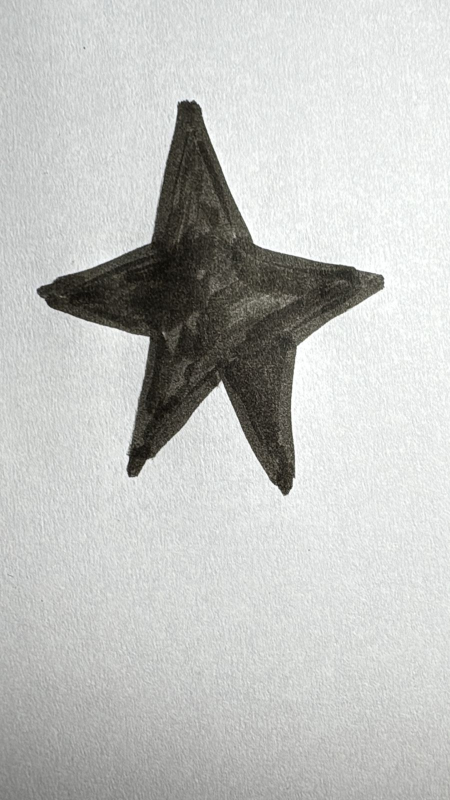
#> input picture machine_tp/shapes.tp/estrella_tp/WhatsApp Image 2025-09-15 at 15.08.06.jpeg, 900 x 1600 px, given in place of the camera (shown at 1/2 size)
$ python camara3.py
#> lines starting #> are read from the running program, lines starting #| are printed output that depends on the picture; after the words box and inside, x2 and y2 are one past the last pixel; in counts of white or black regions, pixels touching at a corner belong together
### machine_tp/utiles/entrenando_tp.py
import cv2
import csv

import numpy as np

from .labels_tp import label_to_int

trainData = []
trainLabels = []

# Agarro las cosas en los archivos las guardo en variables y las mando a train data y labels
def load_training_set():
    global trainData
    global trainLabels
    with open('archivo_hu_tp/figuras_hu.csv') as csv_file:
#> (reads machine_tp/archivo_hu_tp/figuras_hu.csv from the repository)
        csv_reader = csv.reader(csv_file, delimiter=',')
        for row in csv_reader:
            class_label = row.pop() # saca el ultimo elemento de la lista
            floats = []
            for n in row:
                floats.append(float(n)) # tiene los momentos de Hu transformados a float.
            trainData.append(np.array(floats, dtype=np.float32)) # momentos de Hu
            trainLabels.append(np.array([label_to_int(class_label)], dtype=np.int32)) # Resultados
            #Valores y resultados se necesitan por separados
    trainData = np.array(trainData, dtype=np.float32)
    trainLabels = np.array(trainLabels, dtype=np.int32)
# transforma los arrays a arrays de forma numpy


# llama la funcion de arriba, se manda a entrenar y devuelve el modelo entrenado
def train_model():
    load_training_set()

    tree = cv2.ml.DTrees_create()
    tree.setCVFolds(1)
    tree.setMaxDepth(10)
    tree.train(trainData, cv2.ml.ROW_SAMPLE, trainLabels)
    return tree

### machine_tp/utiles/labels_tp.py
def label_to_int(string_label):
    if string_label == 'estrella_tp': return 1
    if string_label == 'rectangulo_tp': return 2
    if string_label == 'triangulo_tp':
        return 3

    else:
        raise Exception('unkown class_label')


def int_to_label(string_label):
    if string_label == 1: return 'estrella_tp'
    if string_label == 2: return 'rectangulo_tp'
    if string_label == 3:
        return 'triangulo_tp'
    else:
        raise Exception('unkown class_label')

### machine_tp/camara3.py
from utiles.entrenando_tp import train_model
from utiles.labels_tp import int_to_label
import numpy as np
import math
import cv2

model = train_model()

capture = cv2.VideoCapture(0)
if not capture.isOpened():
    print("Error: No se pudo abrir la cámara.")
    exit()
else:
    print("Cámara iniciada. Presiona 'q' para salir.")


cv2.namedWindow('1. Imagen Original', cv2.WINDOW_NORMAL)
cv2.namedWindow('2. Escala de Grises', cv2.WINDOW_NORMAL)
cv2.namedWindow('3. Imagen Binarizada', cv2.WINDOW_NORMAL)
cv2.namedWindow('4. Morfologia', cv2.WINDOW_NORMAL)
cv2.namedWindow('5. Contornos Detectados', cv2.WINDOW_NORMAL)
cv2.namedWindow('6. Resultado Final', cv2.WINDOW_NORMAL)


cv2.moveWindow('1. Imagen Original', 50, 50)
cv2.moveWindow('2. Escala de Grises', 350, 50)
cv2.moveWindow('3. Imagen Binarizada', 650, 50)
cv2.moveWindow('4. Morfologia', 50, 400)
cv2.moveWindow('5. Contornos Detectados', 350, 400)
cv2.moveWindow('6. Resultado Final', 650, 400)


def nothing(x):
    pass

cv2.createTrackbar('Int.', '3. Imagen Binarizada', 2, 20, nothing)  # valor que se resta al promedio local

while True:

    ret, frame = capture.read()
#> frame is the input picture: shape (1600, 900, 3); mean B, G, R 192.7, 195.1, 194
    if not ret:
        print("No se pudo capturar el fotograma. Reintentando...")
        continue

    frame = cv2.flip(frame, 1)
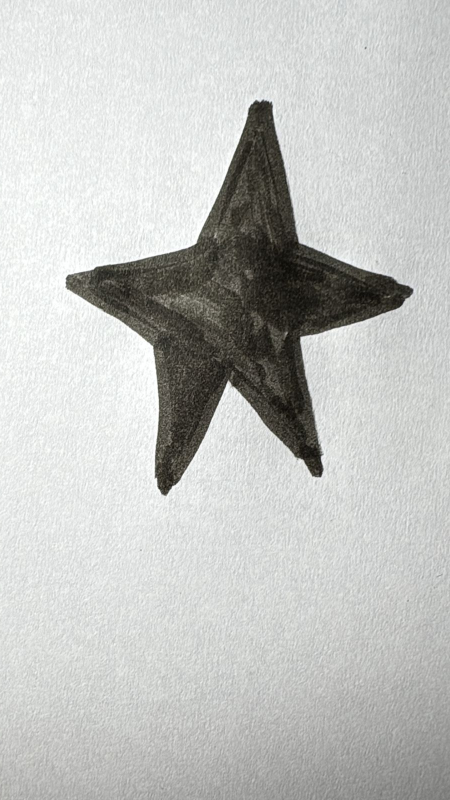
#> frame: shape (1600, 900, 3) (shown at 1/2 size); mean B, G, R 192.7, 195.1, 194

    cv2.imshow('1. Imagen Original', frame)

    gray = cv2.cvtColor(frame, cv2.COLOR_BGR2GRAY)
    cv2.imshow('2. Escala de Grises', gray)

    C = cv2.getTrackbarPos('Int.', '3. Imagen Binarizada')
    bin_img = cv2.adaptiveThreshold(
        gray, 255,
        cv2.ADAPTIVE_THRESH_GAUSSIAN_C,
        cv2.THRESH_BINARY_INV,
        67,  # tamaño del bloque (ventana)
        C
    )
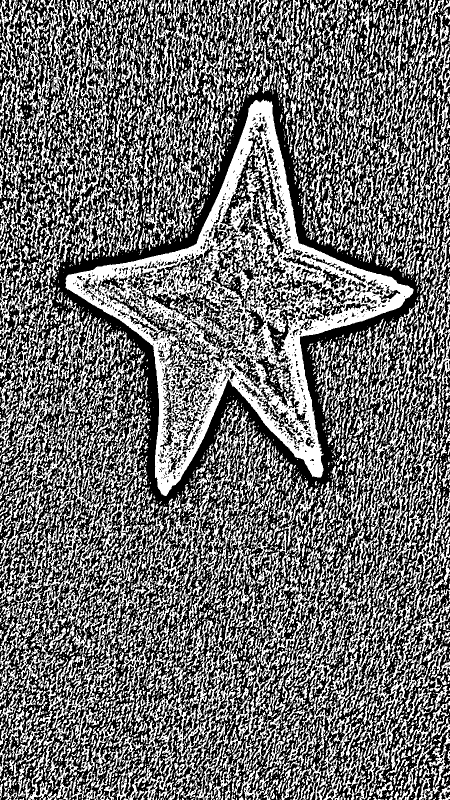
#> bin_img: shape (1600, 900) (shown at 1/2 size); 43.7% white; 6068 white regions (3818 under 20 px), largest, box (x1, y1, x2, y2) and area: (131, 199, 827, 992) 116288, (684, 819, 817, 1129) 7559, (256, 1383, 433, 1600) 7547
    cv2.imshow('3. Imagen Binarizada', bin_img)

    kernel_small = np.ones((3, 3), np.uint8)
    kernel_medium = np.ones((5, 5), np.uint8)

    cleaned_opening = cv2.morphologyEx(bin_img, cv2.MORPH_OPEN, kernel_medium)
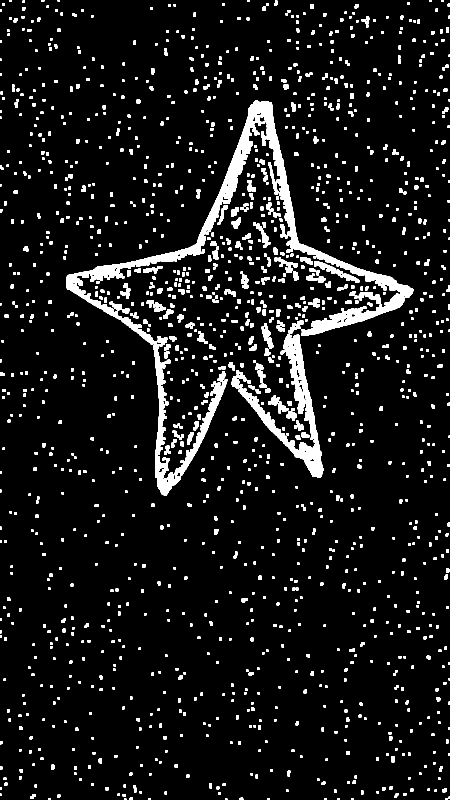
#> cleaned_opening: shape (1600, 900) (shown at 1/2 size); 7.8% white; 1503 white regions (28 under 20 px), largest, box (x1, y1, x2, y2) and area: (132, 201, 827, 991) 32634, (463, 668, 647, 955) 10326, (349, 742, 455, 951) 3235

    cleaned_closing = cv2.morphologyEx(cleaned_opening, cv2.MORPH_CLOSE, kernel_medium)
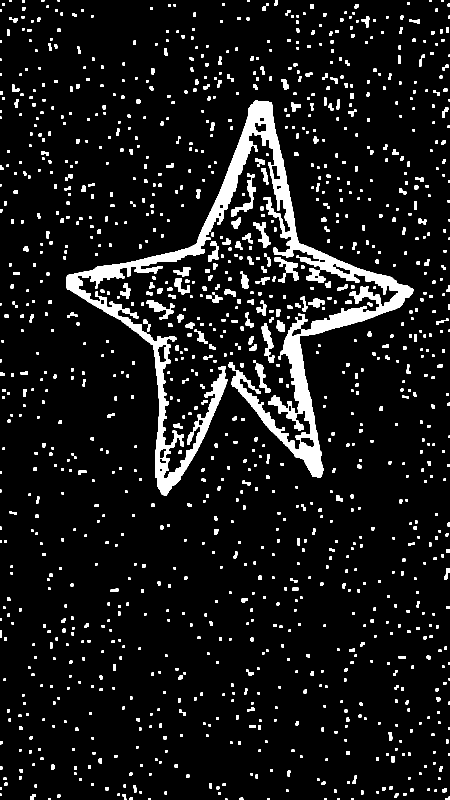
#> cleaned_closing: shape (1600, 900) (shown at 1/2 size); 8.3% white; 1242 white regions (24 under 20 px), largest, box (x1, y1, x2, y2) and area: (132, 201, 827, 991) 59343, (462, 347, 512, 434) 979, (549, 515, 598, 566) 945

    median_filtered = cv2.medianBlur(cleaned_closing, 5)
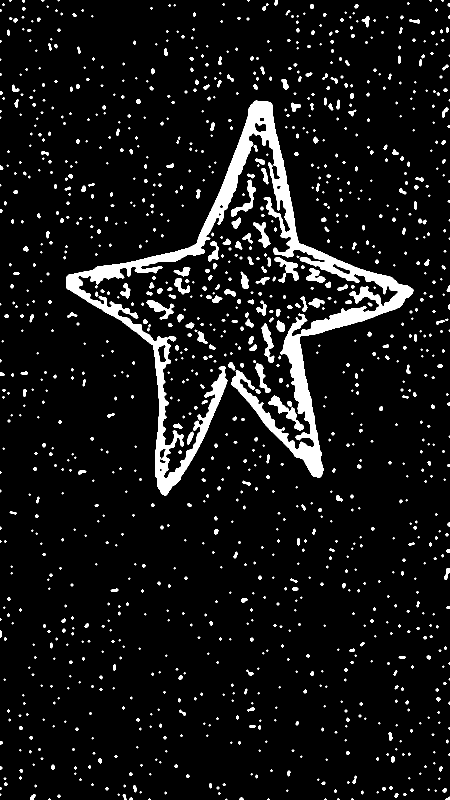
#> median_filtered: shape (1600, 900) (shown at 1/2 size); 7.3% white; 1264 white regions (592 under 20 px)
    cv2.imshow('4. Morfologia', median_filtered)

    contours, _ = cv2.findContours(median_filtered, cv2.RETR_EXTERNAL, cv2.CHAIN_APPROX_SIMPLE)
#> contours = 1264 contours, 761 with area under 20; largest, box (x1, y1, x2, y2) and area: (132, 201, 827, 991) 55444, (536, 791, 607, 861) 1090, (549, 515, 598, 566) 816, (462, 359, 512, 434) 776, (523, 646, 549, 726) 767
    contour_image = frame.copy()
    cv2.drawContours(contour_image, contours, -1, (0, 255, 0), 2)
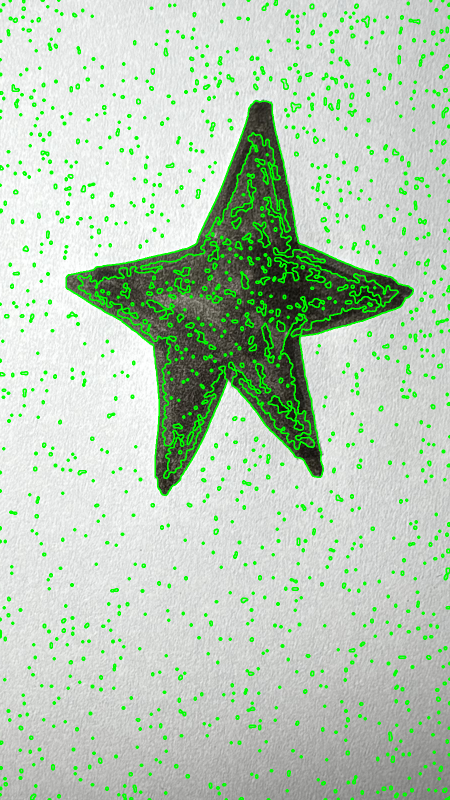
#> contour_image: shape (1600, 900, 3) (shown at 1/2 size); 7.37% of pixels changed, all inside (x1, y1, x2, y2) = (0, 0, 900, 1600)
    cv2.imshow('5. Contornos Detectados', contour_image)

    result_frame = frame.copy()
    if contours:
        for contour in contours:
            if cv2.contourArea(contour) > 500:
                cv2.drawContours(result_frame, [contour], -1, (0, 255, 0), 2)

                # Momentos de Hu
                moments = cv2.moments(contour)
                hu_moments = cv2.HuMoments(moments)
                for i in range(0, 7):
                    val = hu_moments[i][0]
                    if val != 0:
                        hu_moments[i][0] = -1 * math.copysign(1.0, val) * math.log10(abs(val))
                hu_moments_reshaped = hu_moments.reshape(1, -1).astype(np.float32)

                # Predicción
                prediction = model.predict(hu_moments_reshaped)
                label_text = int_to_label(int(prediction[0]))

                x, y, w, h = cv2.boundingRect(contour)
                cv2.putText(result_frame, f"{label_text}", (x, y - 10),
                           cv2.FONT_HERSHEY_SIMPLEX, 0.8, (0, 0, 255), 2, cv2.LINE_AA)
#> this loop made 1264 passes
#> (x, y, w, h) on passes 604, 669, 923: (511, 727, 31, 59), (523, 646, 26, 80), (462, 359, 50, 75)
#> (x, y, w, h) on passes 557, 715, 776, 789, 843, 1060: (536, 791, 71, 70), (293, 600, 56, 39), (612, 537, 39, 28), (549, 515, 49, 51), (506, 444, 35, 51), (132, 201, 695, 790)
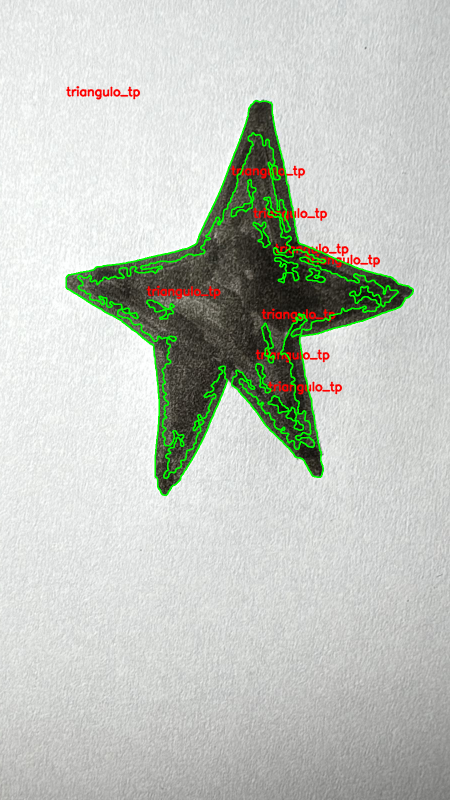
#> result_frame: shape (1600, 900, 3) (shown at 1/2 size); 3.23% of pixels changed, all inside (x1, y1, x2, y2) = (131, 172, 828, 992)
    else:
        cv2.putText(result_frame, "No se detectaron formas", (50, 50),
                   cv2.FONT_HERSHEY_SIMPLEX, 1, (0, 255, 255), 2, cv2.LINE_AA)

    cv2.imshow('6. Resultado Final', result_frame)

    if cv2.waitKey(1) & 0xFF == ord('q'):
#> (key q is pressed here)
        break


capture.release()
cv2.destroyAllWindows()
print("Programa terminado correctamente.")
